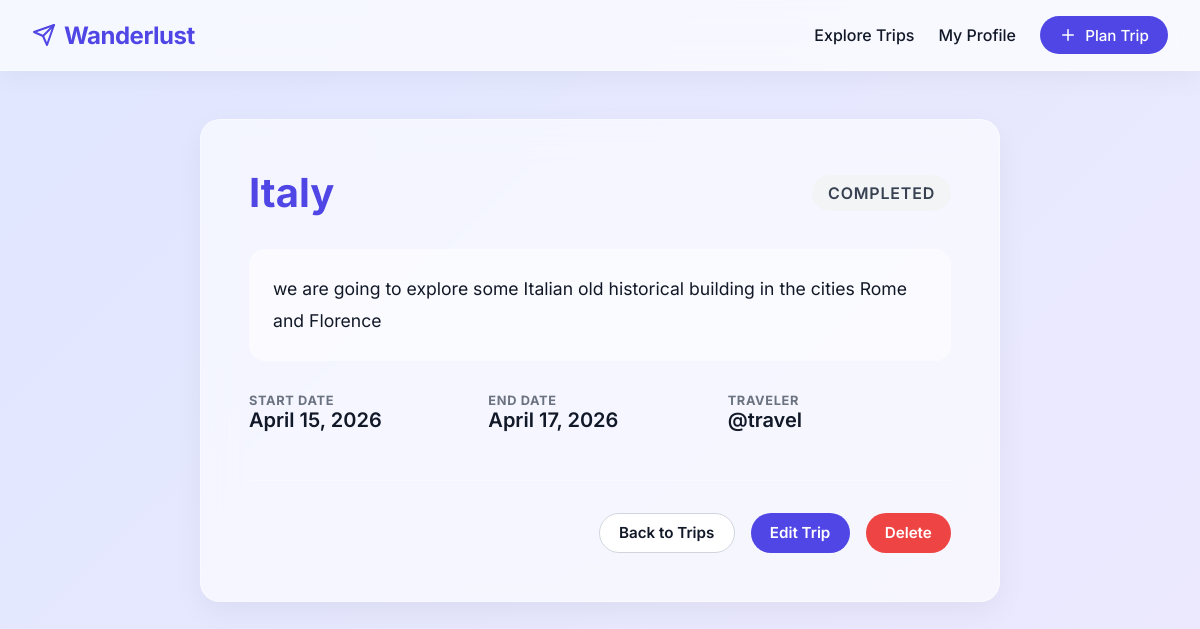
Page /trip/1/ on the committed database.
### tasks/models.py (models this page shows, shortened)
class Trip(models.Model):
    STATUS_CHOICES = [
        ('planned', 'Planned'),
        ('active', 'Active'),
        ('completed', 'Completed'),
    ]
    title = models.CharField(max_length=200)
    description = models.TextField(blank=True)
    status = models.CharField(max_length=20, choices=STATUS_CHOICES, default='planned')
    start_date = models.DateField(null=True, blank=True)
    end_date = models.DateField(null=True, blank=True)
    user = models.ForeignKey(User, on_delete=models.CASCADE, related_name='trips')
    created_at = models.DateTimeField(auto_now_add=True)

### tasks/views.py (the view)
# urls.py: path('trip/<int:pk>/', views.trip_detail, name='trip_detail'),
def trip_detail(request, pk):
    trip = get_object_or_404(Trip, pk=pk)
    return render(request, 'trip_details.html', {'trip': trip})

### tasks/templates/trip_details.html (shortened to what this page needs)
{% extends 'base.html' %}
{% block content %}
<div style="max-width: 800px; margin: 0 auto;">
    <div class="glass-card" style="padding: 3rem;">
        <div style="display: flex; justify-content: space-between; align-items: center; margin-bottom: 2rem;">
            <h1 style="font-size: 2.5rem; color: var(--primary);">{{ trip.title }}</h1>
            <span class="badge badge-{{ trip.status }}" style="font-size: 1rem; padding: 0.5rem 1rem;">
                {{ trip.get_status_display }}
            </span>
        </div>
        <div style="background: rgba(255,255,255,0.5); padding: 1.5rem; border-radius: 1rem; margin-bottom: 2rem;">
            <p style="font-size: 1.1rem; line-height: 1.8;">{{ trip.description }}</p>
        </div>
        <div style="display: grid; grid-template-columns: 1fr 1fr 1fr; gap: 1rem; margin-bottom: 3rem;">
            <div>
                <p style="color: var(--text-light); text-transform: uppercase; font-size: 0.8rem; font-weight: 700; letter-spacing: 0.05em;">Start Date</p>
                <p style="font-size: 1.25rem; font-weight: 600;">{{ trip.start_date|default:"Not specified" }}</p>
            </div>
            <div>
                <p style="color: var(--text-light); text-transform: uppercase; font-size: 0.8rem; font-weight: 700; letter-spacing: 0.05em;">End Date</p>
                <p style="font-size: 1.25rem; font-weight: 600;">{{ trip.end_date|default:"Not specified" }}</p>
            </div>
            <div>
                <p style="color: var(--text-light); text-transform: uppercase; font-size: 0.8rem; font-weight: 700; letter-spacing: 0.05em;">Traveler</p>
                <p style="font-size: 1.25rem; font-weight: 600;">@{{ trip.user.username }}</p>
            </div>
        </div>
        <div style="display: flex; gap: 1rem; justify-content: flex-end; border-top: 1px solid var(--card-border); padding-top: 2rem;">
            <a href="{% url 'trip_list' %}" class="btn btn-secondary">Back to Trips</a>
            <a href="{% url 'trip_update' trip.pk %}" class="btn">Edit Trip</a>
            <a href="{% url 'trip_delete' trip.pk %}" class="btn btn-danger">Delete</a>
        </div>
    </div>
</div>
{% endblock %}

### tasks/templates/base.html (style rules this page uses)
:root { --primary: #4f46e5; --primary-hover: #4338ca; --bg-color: #f3f4f6; --text-dark: #111827; --text-light: #6b7280; --card-bg: rgba(255, 255, 255, 0.6); --card-border: rgba(255, 255, 255, 0.4); }
* { box-sizing: border-box; margin: 0; padding: 0; font-family: 'Inter', sans-serif; }
body { background: linear-gradient(135deg, #e0e7ff 0%, #ede9fe 100%); background-attachment: fixed; color: var(--text-dark); min-height: 100vh; display: flex; flex-direction: column; }
.btn { background: var(--primary); color: white !important; padding: 0.6rem 1.2rem; border-radius: 9999px; font-weight: 600; transition: all 0.3s ease; display: inline-flex; justify-content: center; align-items: center; gap: 0.5rem; border: none; cursor: pointer; text-decoration: none; font-size: 0.95rem; }
.btn-danger { background: #ef4444; }
.btn-secondary { background: white; color: var(--text-dark) !important; border: 1px solid #d1d5db; }
.glass-card { background: var(--card-bg); backdrop-filter: blur(16px); -webkit-backdrop-filter: blur(16px); border: 1px solid var(--card-border); border-radius: 1.25rem; padding: 2rem; box-shadow: 0 10px 30px rgba(0, 0, 0, 0.05); transition: transform 0.3s ease, box-shadow 0.3s ease; }
.badge { display: inline-block; padding: 0.25rem 0.75rem; border-radius: 9999px; font-size: 0.75rem; font-weight: 600; text-transform: uppercase; letter-spacing: 0.05em; }
.badge-completed { background: #f3f4f6; color: #374151; }

### rows in the picture
Trip: title "Italy", status "COMPLETED", description "we are going to explore some Italian old historical building in the cities Rome and Florence", start_date "April 15, 2026", end_date "April 17, 2026", user.username "travel"
